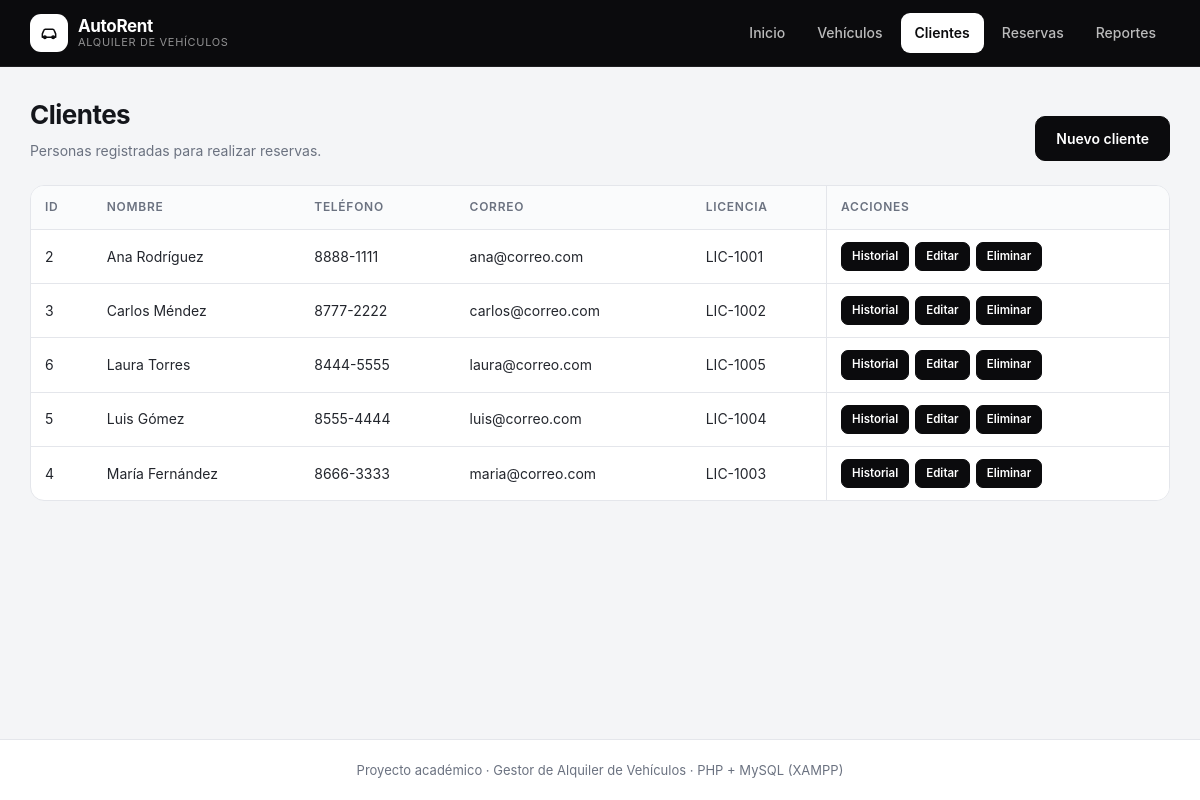
/views/clientes/inicio.php, run on the app's committed database.
### tables this page shows
CREATE TABLE clientes (
    id INT AUTO_INCREMENT PRIMARY KEY,
    nombre VARCHAR(150) NOT NULL,
    telefono VARCHAR(50),
    correo VARCHAR(100),
    numero_licencia VARCHAR(50),
    created_at TIMESTAMP DEFAULT CURRENT_TIMESTAMP,
    updated_at TIMESTAMP DEFAULT CURRENT_TIMESTAMP ON UPDATE CURRENT_TIMESTAMP
);

### models/database/database.php (called while the page is built, shortened)
<?php
class Database implements DatabaseInterface
{
    private string $host_db = "localhost";
    private string $user_db = "root";
    private string $pwd_db = "";
    private string $name_db = "alquiler_vehiculos_db";
    private int $port_db = 3306;
    private $conex = null;
    public function __construct()
    {
        $this->conex = new mysqli(
            $this->host_db,
            $this->user_db,
            $this->pwd_db,
            $this->name_db,
            $this->port_db
        );
        $this->conex->set_charset("utf8mb4");
    }
    public function query_select(string $sql): array
    {
        $result = $this->conex->query($sql);
        $rows = [];
        while ($row = $result->fetch_assoc()) {
            array_push($rows, $row);
        }
        return $rows;
    }
}

### models/config/models_config.php (called while the page is built, shortened)
<?php
class ModelsConfig
{
    public static function get_db(): DatabaseInterface
    {
        return new Database();
    }
    public static function get_clientes_repository(): ClientesRepositoryInterface
    {
        return new ClientesRepository(ModelsConfig::get_db());
    }
}

### controllers/config/controllers_config.php (called while the page is built, shortened)
<?php
class ControllersConfig
{
    public static function get_clientes_controller(): ClientesControllerInterface
    {
        return new ClientesController(ModelsConfig::get_clientes_repository());
    }
}

### controllers/clientes/clientes_controller.php (called while the page is built, shortened)
<?php
class ClientesController implements ClientesControllerInterface
{
    private ClientesRepositoryInterface $clientes_model;
    public function __construct(ClientesRepositoryInterface $clientes_model)
    {
        $this->clientes_model = $clientes_model;
    }
    public function get_clientes(): array
    {
        return $this->clientes_model->get_clientes();
    }
}

### models/repositories/clientes_repository/clientes_repository.php (called while the page is built, shortened)
<?php
class ClientesRepository implements ClientesRepositoryInterface
{
    private DatabaseInterface $db;
    public function __construct(DatabaseInterface $db)
    {
        $this->db = $db;
    }
    public function get_clientes(): array
    {
        $sql = "select * from clientes order by nombre";
        $rows = $this->db->query_select($sql);
        return array_map(
            fn(array $row): Cliente => ClienteMappers::to_entity($row),
            $rows
        );
    }
}

### models/mappers/cliente_mappers.php (called while the page is built, shortened)
<?php
class ClienteMappers
{
    public static function to_entity(array $row_db): Cliente
    {
        return new Cliente(
            (int) $row_db["id"],
            $row_db["nombre"],
            $row_db["telefono"] ?? "",
            $row_db["correo"] ?? "",
            $row_db["numero_licencia"] ?? ""
        );
    }
}

### models/entities/cliente.php (called while the page is built, shortened)
<?php
class Cliente
{
    private int $id;
    private string $nombre;
    private string $telefono;
    private string $correo;
    private string $numero_licencia;
    public function __construct(
        int $id,
        string $nombre,
        string $telefono = "",
        string $correo = "",
        string $numero_licencia = ""
    ) {
        $this->id = $id;
        $this->nombre = $nombre;
        $this->telefono = $telefono;
        $this->correo = $correo;
        $this->numero_licencia = $numero_licencia;
    }
    public function get_id(): int
    {
        return $this->id;
    }
    public function get_nombre(): string
    {
        return $this->nombre;
    }
    public function get_telefono(): string
    {
        return $this->telefono;
    }
    public function get_correo(): string
    {
        return $this->correo;
    }
    public function get_numero_licencia(): string
    {
        return $this->numero_licencia;
    }
}

### views/clientes/inicio.php (the view, shortened to what this page needs)
<?php
require __DIR__ . "/../../models/database/database.php";
require __DIR__ . "/../../models/entities/cliente.php";
require __DIR__ . "/../../models/mappers/cliente_mappers.php";
require __DIR__ . "/../../models/repositories/clientes_repository/clientes_repository.php";
require __DIR__ . "/../../models/config/models_config.php";
require __DIR__ . "/../../controllers/clientes/clientes_controller.php";
require __DIR__ . "/../../controllers/config/controllers_config.php";
$clientes = ControllersConfig::get_clientes_controller()->get_clientes();
?>
<!DOCTYPE html>
<html lang="es">
<head>
    <link rel="stylesheet" href="../../public/css/style.css?v=3">
</head>
<body>
    <header class="topbar">
        <div class="topbar-inner">
            <a class="marca" href="../inicio.php">
                <span class="marca-icono">
                    <svg viewBox="0 0 24 24" fill="none" stroke="currentColor" stroke-width="1.8"
                        stroke-linecap="round" stroke-linejoin="round" aria-hidden="true">
                        <path d="M5 17h14" />
                        <path d="M4 17v-4l1.8-4.2A2 2 0 0 1 7.6 7.5h8.8a2 2 0 0 1 1.8 1.3L20 13v4" />
                        <circle cx="7" cy="17" r="1.5" />
                        <circle cx="17" cy="17" r="1.5" />
                    </svg>
                </span>
                <span class="marca-texto">
                    <strong>AutoRent</strong>
                    <small>Alquiler de vehículos</small>
                </span>
            </a>
            <nav class="menu">
                <a href="../inicio.php">Inicio</a>
                <a href="../vehiculos/inicio.php">Vehículos</a>
                <a href="../clientes/inicio.php" class="activo">Clientes</a>
                <a href="../reservas/inicio.php">Reservas</a>
                <a href="../reportes/inicio.php">Reportes</a>
            </nav>
        </div>
    </header>
    <main class="contenido">
<div class="cabecera-pagina">
    <div>
        <h2>Clientes</h2>
        <p>Personas registradas para realizar reservas.</p>
    </div>
    <a class="boton" href="form.php">Nuevo cliente</a>
</div>
<?php if (count($clientes) === 0) : ?>
    <p class="vacio">No hay clientes registrados todavía.</p>
<?php else : ?>
    <div class="tabla-envoltura">
        <table class="tabla-acciones">
            <thead>
                <tr>
                    <th>ID</th>
                    <th>Nombre</th>
                    <th>Teléfono</th>
                    <th>Correo</th>
                    <th>Licencia</th>
                    <th>Acciones</th>
                </tr>
            </thead>
            <tbody>
                <?php foreach ($clientes as $cliente) : ?>
                    <tr>
                        <td><?php echo $cliente->get_id(); ?></td>
                        <td><?php echo htmlspecialchars($cliente->get_nombre()); ?></td>
                        <td><?php echo htmlspecialchars($cliente->get_telefono()); ?></td>
                        <td><?php echo htmlspecialchars($cliente->get_correo()); ?></td>
                        <td><?php echo htmlspecialchars($cliente->get_numero_licencia()); ?></td>
                        <td>
                            <div class="celda-acciones">
                                <a class="accion-link"
                                    href="../reportes/inicio.php?cliente_id=<?php echo $cliente->get_id(); ?>">Historial</a>
                                <a class="accion-link"
                                    href="form.php?id=<?php echo $cliente->get_id(); ?>">Editar</a>
                                <a class="accion-link peligro"
                                    href="operaciones/borrar.php?id=<?php echo $cliente->get_id(); ?>"
                                    onclick="return confirm('¿Eliminar este cliente?');">Eliminar</a>
                            </div>
                        </td>
                    </tr>
                <?php endforeach; ?>
            </tbody>
        </table>
    </div>
<?php endif; ?>
    </main>
    <footer class="pie">
        <p>Proyecto académico &middot; Gestor de Alquiler de Vehículos &middot; PHP + MySQL (XAMPP)</p>
    </footer>
</body>
</html>

### public/css/style.css (style rules this page uses)
:root { --negro: #0b0b0d; --negro-suave: #1a1c22; --tinta: #14161b; --texto: #23262d; --muted: #6b7280; --fondo: #f4f5f7; --blanco: #ffffff; --borde: #e4e6eb; --borde-fuerte: #d4d7dd; --verde: #0f7a54; --verde-bg: #e7f6ef; --rojo: #b3261e; --rojo-bg: #fdecea; --ambar: #92500a; --ambar-bg: #fdf2e3; --azul: #1d4ed8; --azul-bg: #e9eefc; --radio: 14px; --sombra: 0 1px 2px rgba(16, 24, 40, 0.06), 0 12px 32px rgba(16, 24, 40, 0.05); }
* { box-sizing: border-box; }
html { -webkit-text-size-adjust: 100%; }
body { margin: 0; font-family: "Inter", "Segoe UI Variable", "Segoe UI", system-ui, -apple-system, sans-serif; font-size: 15px; line-height: 1.55; color: var(--texto); background: var(--fondo); display: flex; flex-direction: column; min-height: 100vh; }
a { color: var(--tinta); }
h1, h2, h3, h4 { margin: 0 0 8px; color: var(--tinta); letter-spacing: -0.02em; line-height: 1.25; }
h2 { font-size: 26px; }
p { margin: 0 0 12px; }
.topbar { position: sticky; top: 0; z-index: 20; background: var(--negro); border-bottom: 1px solid rgba(255, 255, 255, 0.08); }
.topbar-inner { max-width: 1180px; margin: 0 auto; padding: 0 20px; height: 66px; display: flex; align-items: center; justify-content: space-between; gap: 24px; }
.marca { display: flex; align-items: center; gap: 10px; text-decoration: none; color: #fff; }
.marca-icono { display: grid; place-items: center; width: 38px; height: 38px; border-radius: 11px; background: #fff; color: var(--negro); }
.marca-icono svg { width: 20px; height: 20px; }
.marca-texto { display: flex; flex-direction: column; line-height: 1.15; }
.marca-texto strong { font-size: 17px; letter-spacing: -0.02em; }
.marca-texto small { font-size: 11px; color: rgba(255, 255, 255, 0.55); letter-spacing: 0.06em; text-transform: uppercase; }
.menu { display: flex; align-items: center; gap: 4px; flex-wrap: wrap; }
.menu a { color: rgba(255, 255, 255, 0.72); text-decoration: none; font-size: 14px; font-weight: 500; padding: 9px 14px; border-radius: 9px; transition: background 0.15s ease, color 0.15s ease; }
.menu a.activo { color: var(--negro); background: #fff; font-weight: 600; }
.contenido { width: 100%; max-width: 1180px; margin: 32px auto 56px; padding: 0 20px; flex: 1; }
.cabecera-pagina { display: flex; align-items: flex-end; justify-content: space-between; gap: 16px; flex-wrap: wrap; margin-bottom: 24px; }
.cabecera-pagina p { margin: 0; color: var(--muted); font-size: 14px; max-width: 620px; }
button, .boton { display: inline-flex; align-items: center; justify-content: center; gap: 8px; padding: 11px 20px; border-radius: 10px; border: 1px solid var(--negro); background: var(--negro); color: #fff; font-family: inherit; font-size: 14px; font-weight: 600; text-decoration: none; cursor: pointer; transition: transform 0.12s ease, background 0.15s ease, border-color 0.15s ease; }
.tabla-envoltura { background: #fff; border: 1px solid var(--borde); border-radius: var(--radio); overflow-x: auto; margin-bottom: 28px; }
table { width: 100%; min-width: 780px; border-collapse: collapse; font-size: 14px; }
th, td { text-align: left; padding: 12px 14px; border-bottom: 1px solid var(--borde); vertical-align: middle; white-space: nowrap; }
th { background: #fafbfc; font-size: 12px; font-weight: 600; letter-spacing: 0.06em; text-transform: uppercase; color: var(--muted); }
tbody tr:last-child td { border-bottom: none; }
td a { color: var(--tinta); text-decoration: none; font-weight: 600; font-size: 13px; }
.celda-acciones { display: flex; align-items: center; gap: 6px; }
.accion-link { display: inline-block; padding: 5px 10px; border: 1px solid var(--negro); border-radius: 7px; background: var(--negro); font-size: 11.5px; font-weight: 600; line-height: 1.5; color: #fff; text-decoration: none; white-space: nowrap; transition: background 0.15s ease, color 0.15s ease, border-color 0.15s ease; }
.accion-link.peligro { border-color: var(--negro); }
.tabla-acciones th:last-child, .tabla-acciones td:last-child { position: sticky; right: 0; background: #fff; border-left: 1px solid var(--borde); }
.tabla-acciones th:last-child { z-index: 2; background: #fafbfc; }
.tabla-acciones td:last-child { z-index: 1; }
.pie { border-top: 1px solid var(--borde); background: #fff; padding: 20px; text-align: center; color: var(--muted); font-size: 13px; }
.pie p { margin: 0; }

### data on the page
clientes: id "2", nombre "Ana Rodríguez", telefono "8888-1111", correo "ana@correo.com", numero_licencia "LIC-1001"
clientes: id "3", nombre "Carlos Méndez", telefono "8777-2222", correo "carlos@correo.com", numero_licencia "LIC-1002"
clientes: id "6", nombre "Laura Torres", telefono "8444-5555", correo "laura@correo.com", numero_licencia "LIC-1005"
clientes: id "5", nombre "Luis Gómez", telefono "8555-4444", correo "luis@correo.com", numero_licencia "LIC-1004"
clientes: id "4", nombre "María Fernández", telefono "8666-3333", correo "maria@correo.com", numero_licencia "LIC-1003"
